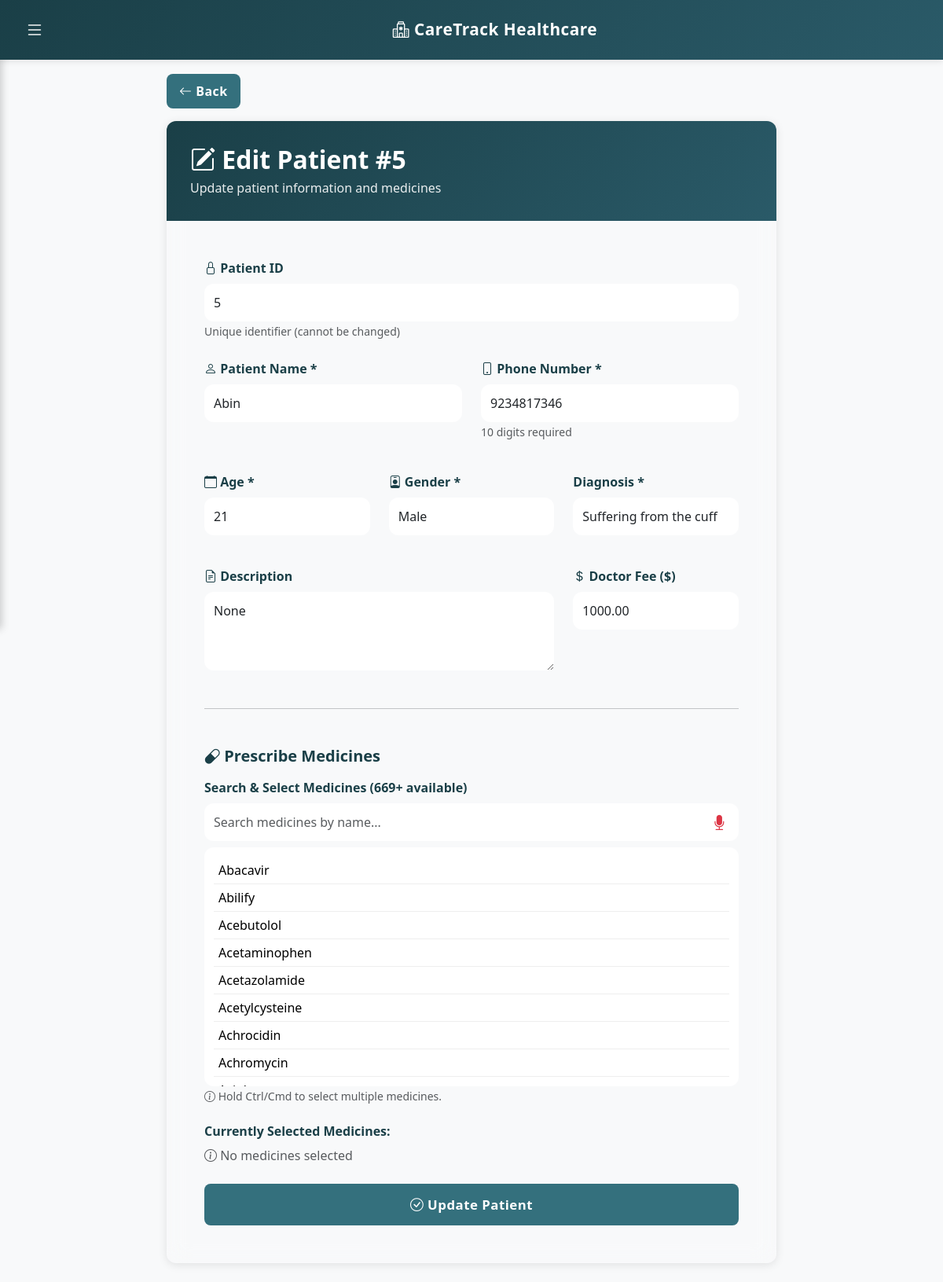
/edit/5/ (signed in), run on the app's committed database.
### patients/models.py (models this page shows, shortened)
class HospitalSetting(models.Model):
    hospital_name = models.CharField(max_length=200, default="CareTrack Healthcare")
    hospital_address = models.TextField(default="123 Care Avenue, Medical District")
    contact_email = models.EmailField(default="contact@caretrack.com")
    contact_phone = models.CharField(max_length=20, default="+1 234 567 8900")
    @classmethod
    def load(cls):
        obj, created = cls.objects.get_or_create(pk=1)
        return obj

class Patient(models.Model):
    name = models.CharField(max_length=100)
    age = models.IntegerField()
    gender = models.CharField(max_length=10, choices=[('Male', 'Male'), ('Female', 'Female'), ('Other', 'Other')])
    phone = models.CharField(max_length=15)
    diagnosis = models.TextField()
    description = models.TextField(blank=True, null=True)
    medicines = models.ManyToManyField(Medicine, related_name='patients', blank=True)
    doctor_fee = models.DecimalField(max_digits=10, decimal_places=2, default=0.00)
    created_at = models.DateTimeField(auto_now_add=True)
    updated_at = models.DateTimeField(auto_now=True)
    is_deleted = models.BooleanField(default=False)
    deleted_at = models.DateTimeField(blank=True, null=True)

### patients/views.py (the view, shortened to what this page needs)
# urls.py: path('edit/<int:id>/', views.edit_patient, name='edit_patient'),
@login_required(login_url='login')
def edit_patient(request, id):
    patient = get_object_or_404(Patient, id=id)
    medicines = Medicine.objects.all()
    ages = range(1, 101)
    context = {
        'patient': patient,
        'medicines': medicines,
        'ages': ages,
    }
    return render(request, 'patients/edit_patient.html', context)

### patients/context_processors.py (called while the page is built)
def hospital_settings_processor(request):
    try:
        hospital_setting = HospitalSetting.load()
    except Exception:
        hospital_setting = None
    return {'hospital_setting': hospital_setting}

### patients/templatetags/patient_tags.py (called while the page is built)
@register.filter
def user_role(user):
    try:
        if hasattr(user, 'userprofile') and user.userprofile:
            return user.userprofile.role
    except:
        pass
    return 'doctor'

### patients/templates/patients/edit_patient.html (shortened to what this page needs)
{% extends 'base.html' %}
{% load patient_tags %}
{% block content %}
<div class="container-fluid py-4" style="background: #f8f9fa; min-height: 100vh;">
  <div class="container" style="max-width: 800px;">
    <a href="{% url 'home' %}" class="btn btn-secondary mb-3"
      style="background: #34707d; color: white; border: none; border-radius: 8px; padding: 10px 16px; text-decoration: none;">
      <i class="bi bi-arrow-left"></i> Back
    </a>
    <div class="card" style="border: none; border-radius: 12px; box-shadow: 0 2px 12px rgba(0,0,0,0.1);">
      <div
        style="background: linear-gradient(135deg, #1a3f47 0%, #2a5a68 100%); color: white; padding: 30px; border-radius: 12px 12px 0 0;">
        <h2 style="font-weight: 700; margin: 0;">
          <i class="bi bi-pencil-square"></i> Edit Patient #{{ patient.id }}
        </h2>
        <p style="opacity: 0.9; margin: 5px 0 0 0;">Update patient information and medicines</p>
      </div>
      <div class="card-body p-5">
        <form method="POST" id="patientForm">
          <div class="mb-4">
            <label class="form-label fw-bold" style="color: #1a3f47;">
              <i class="bi bi-lock"></i> Patient ID
            </label>
            <input type="text" class="form-control" value="{{ patient.id }}" disabled
              style="border-radius: 8px; border: 1px solid #ddd; padding: 12px; background: #f8f9fa;">
            <small class="text-muted">Unique identifier (cannot be changed)</small>
          </div>
          <div class="row mb-4">
            <div class="col-md-6 mb-3">
              <label class="form-label fw-bold" style="color: #1a3f47;">
                <i class="bi bi-person"></i> Patient Name *
              </label>
              <input type="text" name="name" class="form-control" value="{{ patient.name }}" required
                placeholder="Full name" style="border-radius: 8px; border: 1px solid #ddd; padding: 12px;">
            </div>
            <div class="col-md-6 mb-3">
              <label class="form-label fw-bold" style="color: #1a3f47;">
                <i class="bi bi-phone"></i> Phone Number *
              </label>
              <input type="text" name="phone" id="phoneInput" class="form-control" value="{{ patient.phone }}" required pattern="\d{10}"
                maxlength="10" oninput="this.value = this.value.replace(/[^0-9]/g, '').slice(0, 10);" placeholder="10-digit number" style="border-radius: 8px; border: 1px solid #ddd; padding: 12px;">
              <small class="text-muted">10 digits required</small>
            </div>
          </div>
          <div class="row mb-4">
            <div class="col-md-4 mb-3">
              <label class="form-label fw-bold" style="color: #1a3f47;">
                <i class="bi bi-calendar"></i> Age *
              </label>
              <select name="age" class="form-select" required
                style="border-radius: 8px; border: 1px solid #ddd; padding: 12px;">
                {% for age_val in ages %}
                <option value="{{ age_val }}" {% if patient.age == age_val %}selected{% endif %}>{{ age_val }}</option>
                {% endfor %}
              </select>
            </div>
            <div class="col-md-4 mb-3">
              <label class="form-label fw-bold" style="color: #1a3f47;">
                <i class="bi bi-person-badge"></i> Gender *
              </label>
              <select name="gender" class="form-select" required
                style="border-radius: 8px; border: 1px solid #ddd; padding: 12px;">
                <option value="Male" {% if patient.gender == "Male" %}selected{% endif %}>Male</option>
              </select>
            </div>
            <div class="col-md-4 mb-3">
              <label class="form-label fw-bold" style="color: #1a3f47;">
                 Diagnosis *
              </label>
              <input type="text" name="diagnosis" class="form-control" value="{{ patient.diagnosis }}" required
                placeholder="Disease/condition" style="border-radius: 8px; border: 1px solid #ddd; padding: 12px;">
            </div>
          </div>
          <div class="row mb-4">
            <div class="col-md-8">
              <label class="form-label fw-bold" style="color: #1a3f47;">
                <i class="bi bi-file-earmark-text"></i> Description
              </label>
              <textarea name="description" class="form-control" placeholder="Additional patient details..."
                style="border-radius: 8px; border: 1px solid #ddd; padding: 12px; min-height: 100px;">{{ patient.description }}</textarea>
            </div>
            {% if request.user|user_role == 'doctor' or request.user.is_superuser %}
            <div class="col-md-4">
              <label class="form-label fw-bold" style="color: #1a3f47;">
                <i class="bi bi-currency-dollar"></i> Doctor Fee ($)
              </label>
              <input type="number" name="doctor_fee" step="0.01" class="form-control" value="{{ patient.doctor_fee }}"
                style="border-radius: 8px; border: 1px solid #ddd; padding: 12px;">
            </div>
            {% endif %}
          </div>
          <hr class="my-5">
          {% if request.user|user_role == 'doctor' or request.user.is_superuser %}
          <h5 class="fw-bold mb-3" style="color: #1a3f47;">
            <i class="bi bi-capsule"></i> Prescribe Medicines
          </h5>
          <div class="mb-4">
            <label class="form-label fw-bold mb-2" style="color: #1a3f47;">Search & Select Medicines (669+ available)</label>
            <div class="mb-2" style="position: relative;">
              <input type="text" id="medicineSearchBox" class="form-control" placeholder="Search medicines by name..." style="border-radius: 8px; border: 1px solid #ddd; padding: 12px; padding-right: 45px; color: #000;">
              <button type="button" id="voiceSearchBtn" style="position: absolute; right: 10px; top: 50%; transform: translateY(-50%); border: none; background: none; padding: 5px; cursor: pointer;" title="Voice Search">
                <i class="bi bi-mic-fill text-danger" style="font-size: 1.2rem;"></i>
              </button>
            </div>
            <select id="medicinesSelect" name="medicines" multiple class="form-select" size="8"
              style="border-radius: 8px; border: 1px solid #ddd; padding: 12px; color: #000; min-height: 200px;">
              {% for medicine in medicines %}
              <option value="{{ medicine.id }}" style="padding: 6px; border-bottom: 1px solid #eee;" {% if medicine in patient.medicines.all %}selected{% endif %}>{{ medicine.name }}</option>
              {% endfor %}
            </select>
            <small class="text-muted"><i class="bi bi-info-circle"></i> Hold Ctrl/Cmd to select multiple medicines.</small>
          </div>
          <div id="selectedMedicinesContainer" class="mb-4">
            <h6 class="fw-bold mb-2" style="color: #1a3f47;">Currently Selected Medicines:</h6>
            <div id="selectedMedicinesDisplay" class="d-flex flex-wrap gap-2"></div>
          </div>
          {% endif %}
          <button type="submit" class="btn w-100"
            style="background: #34707d; color: white; border-radius: 8px; border: none; padding: 14px; font-weight: 600; font-size: 1.05rem;">
            <i class="bi bi-check-circle"></i> Update Patient
          </button>
        </form>
      </div>
    </div>
  </div>
</div>
{% endblock %}

### patients/templates/base.html (shortened to what this page needs)
<!DOCTYPE html>
<html>
<head>
  <link href="https://cdn.jsdelivr.net/npm/bootstrap@5.3.2/dist/css/bootstrap.min.css" rel="stylesheet">
  <link rel="stylesheet" href="https://cdn.jsdelivr.net/npm/bootstrap-icons@1.11.0/font/bootstrap-icons.css">
  <link rel="stylesheet" href="/static/style.css">
</head>
<body>
<nav class="navbar navbar-dark fixed-top">
  <div class="container-fluid px-3">
    <button class="hamburger-btn" id="hamburgerBtn" onclick="toggleSidebar()">
      <i class="bi bi-list"></i>
    </button>
    <a href="{% url 'home' %}" class="navbar-brand">
      <i class="bi bi-hospital"></i> {% if hospital_setting %}{{ hospital_setting.hospital_name }}{% else %}CareTrack{% endif %}
    </a>
  </div>
</nav>
<div class="main-content" style="margin-top: 70px;">
  {% block content %}{% endblock %}
</div>
</body>
</html>

### patients/static/style.css (style rules this page uses)
* { margin: 0; padding: 0; box-sizing: border-box; font-family: "Segoe UI", system-ui, sans-serif; }
body { min-height: 100vh; background: linear-gradient( 120deg, #0f2027, #203a43, #2c5364 ); background-size: 300% 300%; animation: gradientBG 12s ease infinite; color: #fff; }
.navbar { backdrop-filter: blur(10px); background: rgba(0, 0, 0, 0.4) !important; box-shadow: 0 10px 30px rgba(0,0,0,.4); }
.card { background: rgba(255, 255, 255, 0.12); border-radius: 20px; border: 1px solid rgba(255,255,255,0.2); backdrop-filter: blur(14px); box-shadow: 0 20px 40px rgba(0,0,0,.4); animation: fadeUp .8s ease; }
input, textarea, select { background: rgba(255,255,255,0.9) !important; border-radius: 12px !important; border: none !important; padding: 12px !important; transition: all .3s ease; }
.btn { border-radius: 30px; padding: 10px 22px; font-weight: 600; letter-spacing: .5px; position: relative; overflow: hidden; transition: all .35s ease; }
.btn::after { content: ""; position: absolute; top: 0; left: -75%; width: 50%; height: 100%; background: linear-gradient( 120deg, transparent, rgba(255,255,255,.6), transparent ); transform: skewX(-20deg); }

### patients/templates/base.html (style rules this page uses)
* { margin: 0; padding: 0; box-sizing: border-box; }
body { background: #f0f5f7; }
.navbar { background: linear-gradient(135deg, #1a3f47 0%, #2a5a68 100%) !important; box-shadow: 0 2px 8px rgba(0, 0, 0, 0.1); padding: 12px 0; }
.navbar-brand { font-weight: 700; font-size: 1.3rem; letter-spacing: 0.5px; margin-left: 20px; }
.hamburger-btn { background: none; border: none; color: white; font-size: 1.5rem; cursor: pointer; padding: 8px 16px; transition: all 0.3s ease; }
.main-content { transition: margin-left 0.3s ease; }

### data on the page
HospitalSetting: hospital_name "CareTrack Healthcare"
Patient: id "5", name "Abin", phone "9234817346", age "21", gender "Male", diagnosis "Suffering from the cuff", description "None", doctor_fee "1000.00"
